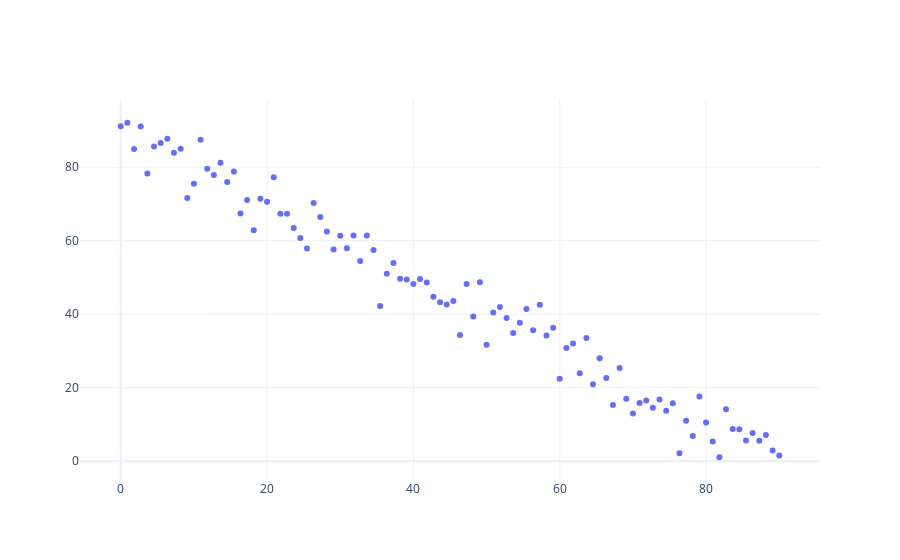

Notebook source saved alongside this figure:
### Markdown cell above
Latitude represents the angle of how far north a point is situated. It is -90° at the south pole, 0° at the equator and 90° at the north pole.

One could easily assume that the further away from the equator (north pole, south pole), the most inhospitable the environment. On the other hand, the closer from the equator (tropical rainforest), the most prolific the environment, *i.e.* high animal diversity.

One could also assume that the model has some symmetry built into it as we see similar behaviors when latitude increases both positively or negatively.

Finally, we can assume that animal and plant diversity are positively. This seems as a natural assumption.

In order to measure animal diversity, one would need to find an appropriate metric. Maybe something like the number of animal species per $km^2$.

We expect the plant diversity as a function of latitude to look something like the plot below:

### Code cell
possible_animal_diversity_model()

### Figure 1 — Plotly figure (JSON) as saved in the notebook; plotly's stock layout.template omitted (floating-point values rounded to 4 significant figures)
{"data": [{"mode": "markers", "type": "scatter", "x": [0, 0.9091, 1.818, 2.727, 3.636, 4.545, 5.455, 6.364, 7.273, 8.182, 9.091, 10, 10.91, 11.82, 12.73, 13.64, 14.55, 15.45, 16.36, 17.27, 18.18, 19.09, 20, 20.91, 21.82, 22.73, 23.64, 24.55, 25.45, 26.36, 27.27, 28.18, 29.09, 30, 30.91, 31.82, 32.73, 33.64, 34.55, 35.45, 36.36, 37.27, 38.18, 39.09, 40, 40.91, 41.82, 42.73, 43.64, 44.55, 45.45, 46.36, 47.27, 48.18, 49.09, 50, 50.91, 51.82, 52.73, 53.64, 54.55, 55.45, 56.36, 57.27, 58.18, 59.09, 60, 60.91, 61.82, 62.73, 63.64, 64.55, 65.45, 66.36, 67.27, 68.18, 69.09, 70, 70.91, 71.82, 72.73, 73.64, 74.55, 75.45, 76.36, 77.27, 78.18, 79.09, 80, 80.91, 81.82, 82.73, 83.64, 84.55, 85.45, 86.36, 87.27, 88.18, 89.09, 90], "y": [91.14, 92.1, 84.98, 91.08, 78.32, 85.67, 86.57, 87.73, 83.95, 85.0, 71.6, 75.49, 87.5, 79.6, 77.89, 81.22, 75.99, 78.86, 67.39, 71.11, 62.88, 71.42, 70.61, 77.25, 67.35, 67.32, 63.49, 60.73, 57.88, 70.25, 66.49, 62.55, 57.64, 61.39, 57.97, 61.42, 54.5, 61.44, 57.47, 42.22, 50.99, 53.93, 49.68, 49.43, 48.22, 49.57, 48.61, 44.78, 43.24, 42.64, 43.57, 34.37, 48.22, 39.41, 48.7, 31.73, 40.44, 42.0, 38.95, 34.92, 37.69, 41.41, 35.66, 42.58, 34.22, 36.35, 22.47, 30.85, 32.01, 23.94, 33.54, 20.95, 28.02, 22.62, 15.33, 25.4, 17.0, 12.99, 15.85, 16.55, 14.55, 16.79, 13.74, 15.79, 2.177, 11.04, 6.871, 17.65, 10.51, 5.388, 1.087, 14.17, 8.804, 8.701, 5.654, 7.656, 5.591, 7.147, 2.895, 1.547]}], "layout": {}}
